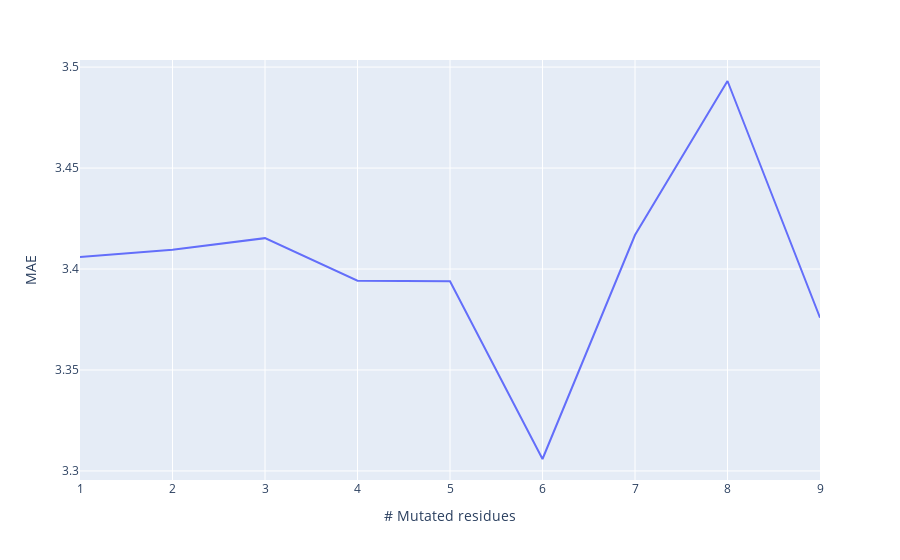

The cell this chart's notebook holds for it:
### Code cell
fig = px.line(df_rand_mae, x='# Mutated residues', y='MAE')
fig.show()

### Figure 1 — Plotly figure (JSON) as saved in the notebook; plotly's stock layout.template omitted (floating-point values rounded to 4 significant figures)
{"data": [{"hovertemplate": "# Mutated residues=%{x}<br>MAE=%{y}<extra></extra>", "legendgroup": "", "line": {"color": "#636efa", "dash": "solid"}, "marker": {"symbol": "circle"}, "mode": "lines", "name": "", "orientation": "v", "showlegend": false, "type": "scatter", "x": [1, 2, 3, 4, 5, 6, 7, 8, 9], "xaxis": "x", "y": [3.406, 3.41, 3.415, 3.394, 3.394, 3.306, 3.417, 3.493, 3.376], "yaxis": "y"}], "layout": {"autosize": true, "legend": {"tracegroupgap": 0}, "margin": {"t": 60}, "xaxis": {"anchor": "y", "autorange": true, "domain": [0, 1], "range": [1, 9], "title": {"text": "# Mutated residues"}, "type": "linear"}, "yaxis": {"anchor": "x", "autorange": true, "domain": [0, 1], "range": [3.296, 3.504], "title": {"text": "MAE"}, "type": "linear"}}}
